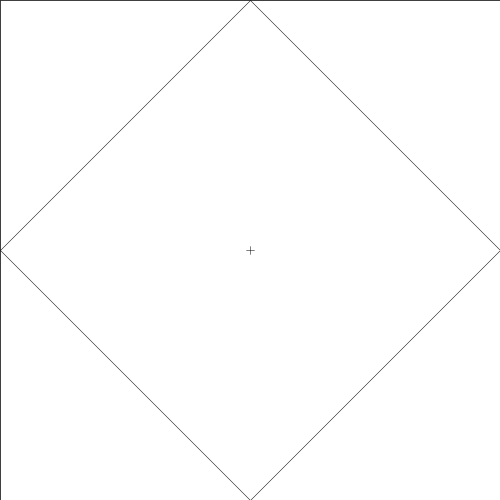
Frame 1 (no input)
Frame 60 (the mouse pressed at the canvas centre just before this capture): identical to frame 1, image omitted
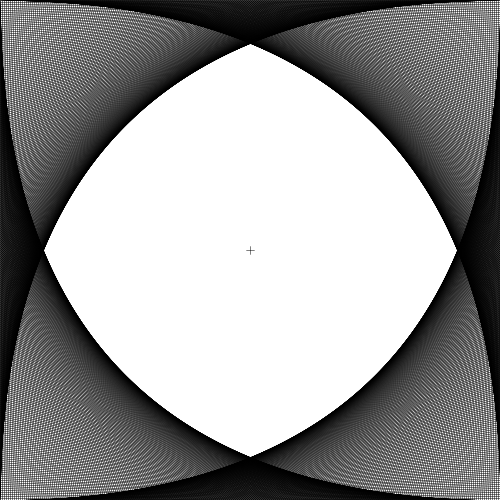
Frame 120 (the mouse held since frame 60 and released just before this capture)

The Processing sketch that drew these frames (run headless with seeded random() and noise(); from frame 60 on, the mouse is pressed at the canvas centre):

// Processing sketch: processing_110707
// ── processing_110707.pde

void setup() {
  size(500, 500);
  background(255);
 strokeWeight(0.5);
}

void draw() {
  background(255);
  int diff=constrain(floor(dist(width/2, height/2, mouseX, mouseY)), 2, width/2);
  for (int ecart=0;ecart<=width;ecart+=diff) {
    line(ecart, 0, width, ecart);
    line(0, ecart, ecart, width);  
    line(0, ecart, width-ecart, 0);
    line(500, ecart, width-ecart, width);
  }
  line(width/2-4, height/2, width/2+4, height/2);
  line(width/2, height/2-4, width/2, height/2+4); 
}
